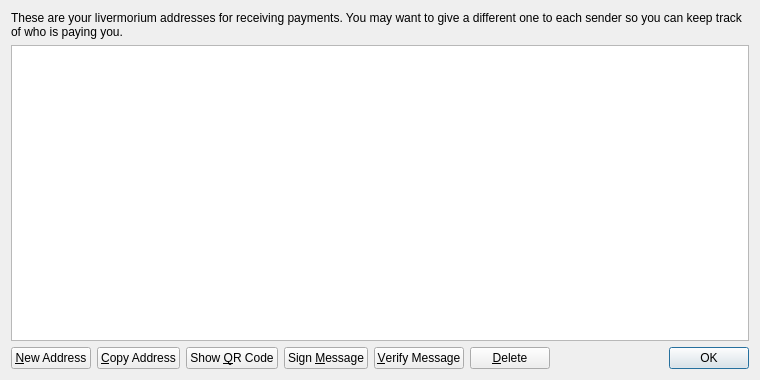
<?xml version="1.0" encoding="UTF-8"?>
<ui version="4.0">
 <class>AddressBookPage</class>
 <widget class="QWidget" name="AddressBookPage">
  <property name="geometry">
   <rect>
    <x>0</x>
    <y>0</y>
    <width>760</width>
    <height>380</height>
   </rect>
  </property>
  <property name="windowTitle">
   <string>Address Book</string>
  </property>
  <layout class="QVBoxLayout" name="verticalLayout">
   <item>
    <widget class="QLabel" name="labelExplanation">
     <property name="text">
      <string>These are your livermorium addresses for receiving payments. You may want to give a different one to each sender so you can keep track of who is paying you.</string>
     </property>
     <property name="textFormat">
      <enum>Qt::PlainText</enum>
     </property>
     <property name="wordWrap">
      <bool>true</bool>
     </property>
    </widget>
   </item>
   <item>
    <widget class="QTableView" name="tableView">
     <property name="contextMenuPolicy">
      <enum>Qt::CustomContextMenu</enum>
     </property>
     <property name="toolTip">
      <string>Double-click to edit address or label</string>
     </property>
     <property name="tabKeyNavigation">
      <bool>false</bool>
     </property>
     <property name="selectionMode">
      <enum>QAbstractItemView::SingleSelection</enum>
     </property>
     <property name="selectionBehavior">
      <enum>QAbstractItemView::SelectRows</enum>
     </property>
     <property name="sortingEnabled">
      <bool>true</bool>
     </property>
     <attribute name="verticalHeaderVisible">
      <bool>false</bool>
     </attribute>
    </widget>
   </item>
   <item>
    <layout class="QHBoxLayout" name="horizontalLayout">
     <item>
      <widget class="QPushButton" name="newAddressButton">
       <property name="toolTip">
        <string>Create a new address</string>
       </property>
       <property name="text">
        <string>&amp;New Address</string>
       </property>
      </widget>
     </item>
     <item>
      <widget class="QPushButton" name="copyToClipboard">
       <property name="toolTip">
        <string>Copy the currently selected address to the system clipboard</string>
       </property>
       <property name="text">
        <string>&amp;Copy Address</string>
       </property>
      </widget>
     </item>
     <item>
      <widget class="QPushButton" name="showQRCode">
       <property name="text">
        <string>Show &amp;QR Code</string>
       </property>
      </widget>
     </item>
     <item>
      <widget class="QPushButton" name="signMessage">
       <property name="toolTip">
        <string>Sign a message to prove you own a livermorium address</string>
       </property>
       <property name="text">
        <string>Sign &amp;Message</string>
       </property>
      </widget>
     </item>
     <item>
      <widget class="QPushButton" name="verifyMessage">
       <property name="toolTip">
        <string>Verify a message to ensure it was signed with a specified livermorium address</string>
       </property>
       <property name="text">
        <string>&amp;Verify Message</string>
       </property>
      </widget>
     </item>
     <item>
      <widget class="QPushButton" name="deleteButton">
       <property name="toolTip">
        <string>Delete the currently selected address from the list</string>
       </property>
       <property name="text">
        <string>&amp;Delete</string>
       </property>
      </widget>
     </item>
     <item>
      <spacer name="horizontalSpacer">
       <property name="orientation">
        <enum>Qt::Horizontal</enum>
       </property>
       <property name="sizeHint" stdset="0">
        <size>
         <width>40</width>
         <height>20</height>
        </size>
       </property>
      </spacer>
     </item>
     <item>
      <widget class="QDialogButtonBox" name="buttonBox">
       <property name="sizePolicy">
        <sizepolicy hsizetype="Maximum" vsizetype="Fixed">
         <horstretch>0</horstretch>
         <verstretch>0</verstretch>
        </sizepolicy>
       </property>
       <property name="standardButtons">
        <set>QDialogButtonBox::Ok</set>
       </property>
      </widget>
     </item>
    </layout>
   </item>
  </layout>
 </widget>
 <resources>
  <include location="../bitcoin.qrc"/>
 </resources>
 <connections/>
</ui>
